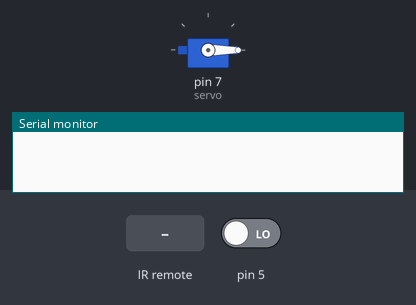
A sketch run on a simulated Arduino Uno, built with avr-gcc and run on an emulated ATmega328P. On the bench: servo, the last lines printed to the serial monitor. Inputs (shaded band) come from the test bench; at power-on: pin 5 LOW.

Above: at 1.2 s.
1.3 s: infrared code 0xFFA25D received
At 1.7 s:
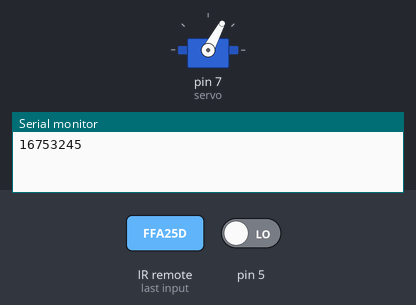
4.3 s: pin 5 driven HIGH
At 5.2 s:
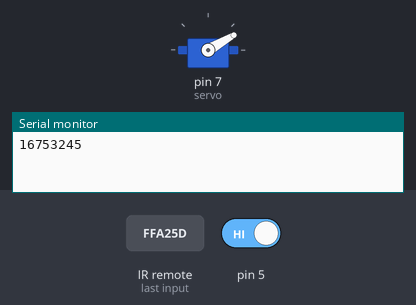
7.3 s: pin 5 driven LOW
At 8.9 s:
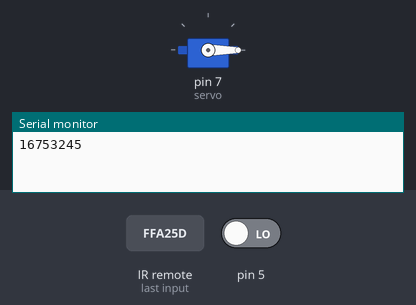
Timing chart, 0 to 10.4 s (numbered marks = the images above; inputs shaded):
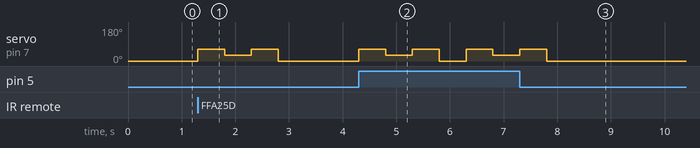

Measured:
- after the input at 1.3 s, servo on pin 7 (servo): 0° → 62° at once, → 30° 0.50 s later, → 62° 0.50 s later, → 0° 0.50 s later
- after the input at 4.3 s, servo on pin 7 (servo): 0° → 62° at once, → 30° 0.50 s later, → 62° 0.50 s later, → 0° 0.50 s later, … (6 changes in this stretch)
- after the input at 7.3 s, servo on pin 7 (servo): goes on until 7.8 s, then stays 0°

The sketch:

sketch_nov30a.ino
```cpp
#include <Servo.h>
#include <IRremote.h>

#define KEY_1 16753245
#define KEY_2 16736925

int RECV_PIN = A4;
IRrecv irrecv(RECV_PIN);
decode_results results;
unsigned long results_v;
int on = 0;
int readValue;
unsigned long last = millis();

int i = 0;

Servo servo;

void sendSignal()
{
  servo.write(62);
  delay(500);
  servo.write(30);
  delay(500);
  servo.write(62);
  delay(500);
  servo.write(0);
}

void setup()
{
  Serial.begin(9600);
  irrecv.enableIRIn();

  pinMode(5, INPUT);
  servo.attach(7);
  servo.write(0);
}

void loop()
{
  readValue = digitalRead(5);

  if(readValue == HIGH)
  {
    sendSignal();
    delay(500);
  }

  if(irrecv.decode(&results))
  {
    if(millis() - last > 250)
    {
      on = !on;
      results_v = results.value;
      Serial.println(results_v);

      if(results.value == KEY_1)
      {
        sendSignal();
      }
    }

    last = millis();
    irrecv.resume();
  }
}
```
